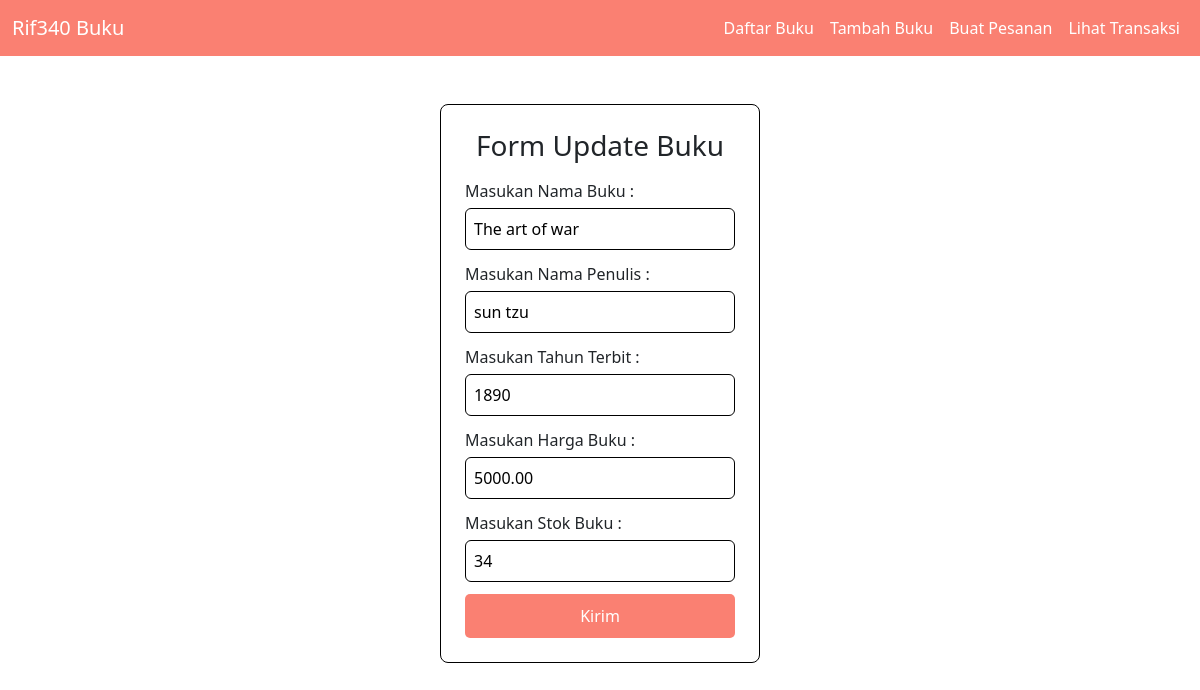
Screenshot of /edit.php?id=8 with the database file from the repository.
### tables this page shows
CREATE TABLE `buku` (
  `id` int NOT NULL,
  `judul` varchar(255) NOT NULL,
  `penulis` varchar(255) NOT NULL,
  `tahun_terbit` int NOT NULL,
  `harga` decimal(10,2) NOT NULL,
  `stok` int NOT NULL
);

### edit.php (the view, shortened to what this page needs)
<!DOCTYPE html>
<html lang="en">
<head>
    <link href="https://cdn.jsdelivr.net/npm/bootstrap@5.3.0/dist/css/bootstrap.min.css" rel="stylesheet">
    <link rel="stylesheet" href="style.css">
</head>
<body>
    <?php
    include 'koneksi.php';
    $id = $_GET['id'];
    $sql = "SELECT * FROM buku WHERE id=$id";
    $result = $conn->query($sql);
    $data = $result->fetch_assoc();
    ?>
    <?php include 'nav.php'; ?>
    <form action="proses_edit.php" method="post">
        <h3>Form Update Buku</h3>
        <label>Masukan Nama Buku :</label>
        <input type="text" name="judul" value="<?= $data['judul']; ?>">
        <label>Masukan Nama Penulis :</label>
        <input type="text" name="penulis" value="<?= $data['penulis']; ?>">
        <label>Masukan Tahun Terbit :</label>
        <input type="number" name="tahun_terbit" value="<?= $data['tahun_terbit']; ?>">
        <label>Masukan Harga Buku :</label>
        <input type="number" name="harga" value="<?= $data['harga']; ?>">
        <label>Masukan Stok Buku :</label>
        <input type="number" name="stok" value="<?= $data['stok']; ?>">
       <button type="submit" name="submit">Kirim</button>
    </form>
</body>
</html>

### style.css (style rules this page uses)
body { margin: 0; padding: 0; }
form { max-width: 320px; margin: 3rem auto; padding: 1.5rem; border: 1px solid #000; border-radius: 8px; background: #fff; }
form h3 { text-align: center; margin-bottom: 1rem; }
form label { display: block; margin-bottom: 5px; }
form input { width: 100%; padding: 8px; border-radius: 6px; border: 0.5px solid #000; margin-bottom: 12px; }
form button { width: 100%; padding: 10px; border: none; background-color: salmon; color: #fff; border-radius: 5px; cursor: pointer; }

### rows the page displays
buku: judul "The art of war", penulis "sun tzu", tahun_terbit "1890", harga "5000.00", stok "34"
